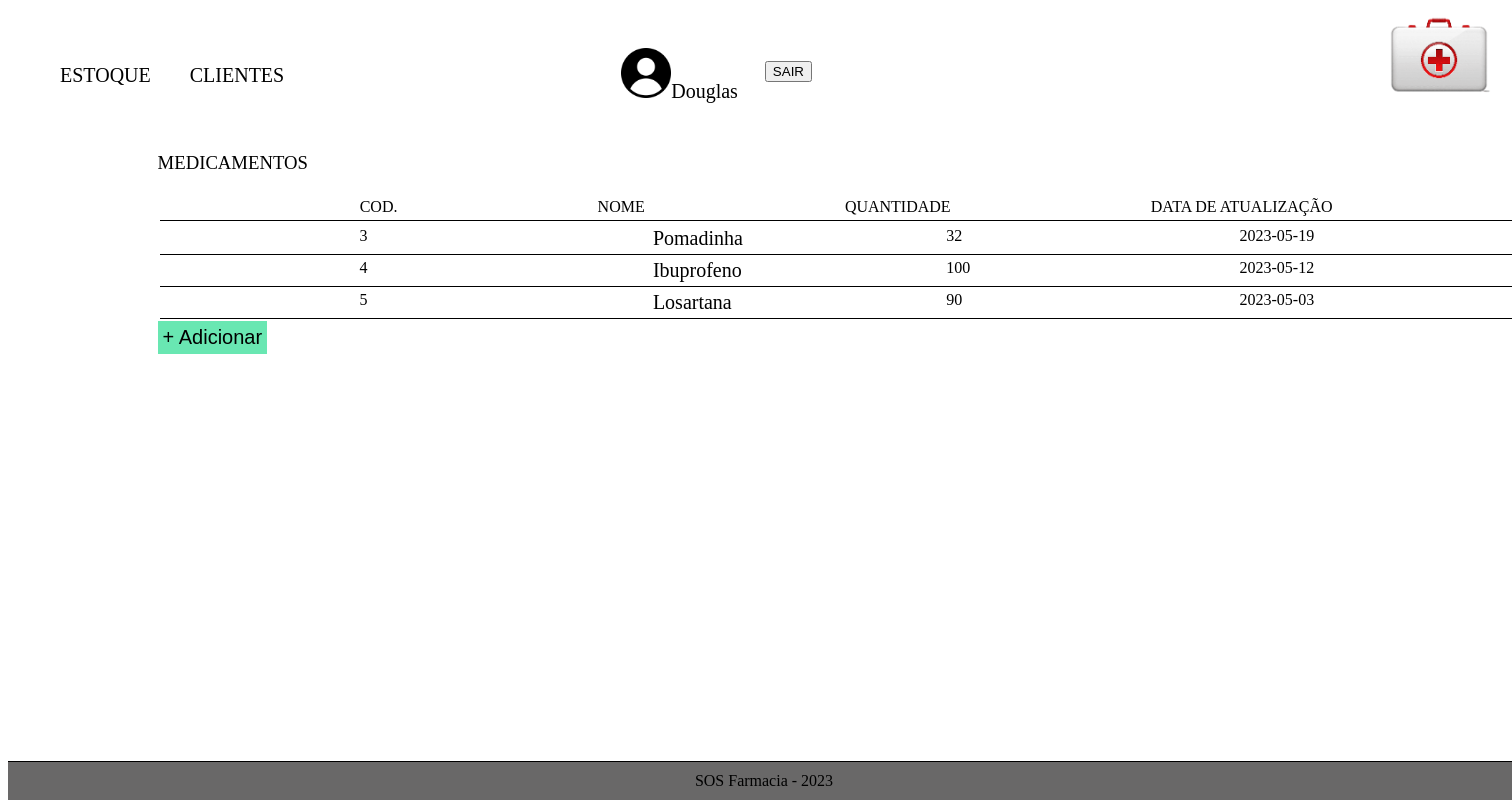
/tcc2.0/estoque.php (signed in), run on the app's committed database.
### tables this page shows
CREATE TABLE IF NOT EXISTS `produtos` (
  `IdProduto` int NOT NULL AUTO_INCREMENT,
  `NomeProd` varchar(50) NOT NULL,
  `QtndProd` int NOT NULL,
  `DataAtualProd` date NOT NULL,
  PRIMARY KEY (`IdProduto`)
);

### tcc2.0/estoque.php (the view, shortened to what this page needs)
<?php
if($_SESSION['nome'] == NULL){
    session_start();
    session_destroy();
    header('location: index.php');
    exit;
}else{
    include_once "php_action/conexao_bd.php";
    include_once "includes/head.php";
    include_once "includes/menu.php";
?>
<section class="catalogo">
        <div class="pesquisa">
            <h3>MEDICAMENTOS </h3>
        </div>
        <table>
            <thead class="list">
                <tr>
                    <th>COD. </th>
                    <th>NOME</th>
                    <th>QUANTIDADE</th>
                    <th>DATA DE ATUALIZAÇÃO</th>
                </tr>
            </thead>
            <tbody>
            <?php
                $sql = "SELECT * FROM Produtos";
                $resultado = mysqli_query($connection, $sql);
                while($dados = mysqli_fetch_array($resultado)){
                ?>
                <tr>
                <td><?php echo $dados['IdProduto'];?></td>
                <td>
                    <a href="alterar_prod.php?id=<?php echo $dados['IdProduto'] ?>" class=" ">
                        <?php echo $dados['NomeProd'];?>
                    </a>
                </td>
                <td><?php echo $dados['QtndProd'];?></td>
                <td><?php echo $dados['DataAtualProd'];?></td>
                </tr>
                <?php }
		?>
            </tbody>
        </table>
        <button class="addProduto"><a href="AdicionarProd.php">+ Adicionar</a>  </button>
    </section>
<?php
    include_once "includes/footer.php";
}
?>

### tcc2.0/includes/head.php (shortened to what this page needs)
<!DOCTYPE html>
<html lang="en">
<head>
    <link rel="stylesheet" href="style.css">
</head>
<body>

### tcc2.0/includes/menu.php (shortened to what this page needs)
<nav id="#menu" class="menu">
        <ul>
            <li><a href="estoque.php">ESTOQUE</a></li>
            <li><a href="clientes.php">CLIENTES</a></li>
            <li style="margin-left: 300px;"><a href="perfil.php"><img src="img/user.png" alt="user"><?php echo $_SESSION['nome'];?></a></li>
            <form action="php_action/logout.php" method="POST"><button type="submit" name="btnExit" class="login-button">SAIR</button></form>
        </ul>
        <div class="logo"><img src="img/logoTcc.png" alt="logo"></div>
    </nav>

### tcc2.0/includes/footer.php (shortened to what this page needs)
<footer class="rodape">
        <div>
        <p>SOS Farmacia - 2023</p>
        </div>
    </footer>
</body>
</html>

### tcc2.0/style.css (style rules this page uses)
* { font-style: normal; font-weight:normal; }
a { text-align: center; font-size: 20px; color: black; font-weight:normal; font-style: normal; text-decoration: none; }
.menu ul { display: flex; gap: 15px; font-size: large; align-items: center; justify-content: center; }
.menu li { list-style:none; position:relative; margin: 2px; }
.menu li a { padding: 10px; margin-top: 10px; }
.menu img { width: 50px; height: auto; }
nav .logo img { width: 130px; }
nav { width: 100%; display: flex; justify-content: space-between; }
.rodape { width: 100%; height: auto; background-color: #696868; color: #000; margin-bottom: -5px; border-top: 1px solid #000; margin-top: 50px; bottom: 0; }
footer p { width: 50%; display: block; margin: 0 auto 0 auto; background-color: #696868; text-align: center; }
tr, td, th { text-align: center; display: flex; justify-content: space-between; padding: 2px 100px 2px 100px; }
ul, li { display: flex; justify-content: space-between; }
.catalogo, table { width: 80%; margin: 0 auto 0 auto; }
form { margin: o auto; }

### tcc2.0/estoque.php (style rules this page uses)
.addProduto { padding: 5px; background-color: #69E7B2; border: none; }
tr { width: 90%; text-align: center; border-bottom: solid 1px; }
th { margin-right: 0px; margin: 0 auto; }
td { width: 10%; margin-left: 5px; margin: 0 auto; }

### tcc2.0/includes/footer.php (style rules this page uses)
footer p { width: 50%; display: block; margin: 0 auto 0px auto; text-align: center; padding: 10px; }
.rodape { width: 100%; height: auto; background-color: #696868; color: #000; margin-bottom: 0px; border-top: 1px solid #000; margin-top: 50px; }
footer { bottom: 500px; position: fixed; width: auto; text-align: center; }

### data on the page
produtos: IdProduto "3", NomeProd "Pomadinha", QtndProd "32", DataAtualProd "2023-05-19"
produtos: IdProduto "4", NomeProd "Ibuprofeno", QtndProd "100", DataAtualProd "2023-05-12"
produtos: IdProduto "5", NomeProd "Losartana", QtndProd "90", DataAtualProd "2023-05-03"

### other printed values
$_SESSION['nome'] "Douglas"
